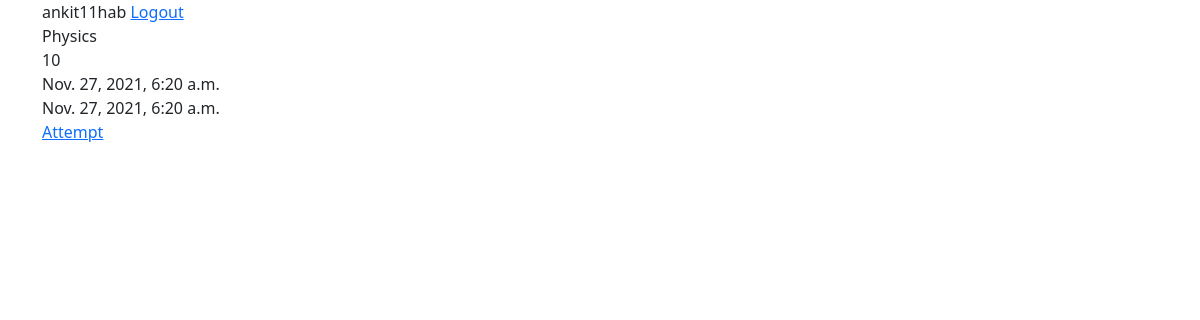
The page /question/4 (signed in) on the database as committed earlier.
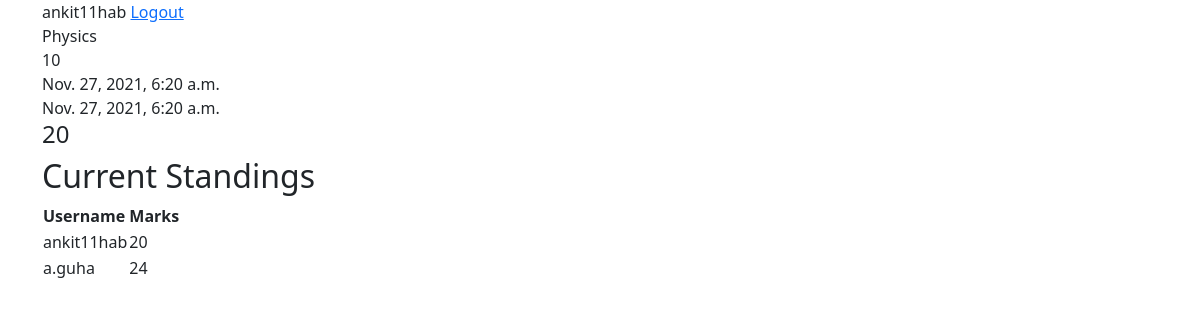
The same page on the database as committed later.
### base/models.py (models this page shows, shortened)
class Question(models.Model):
    title = models.CharField(max_length=200)
    classs = models.IntegerField()
    start_time = models.DateTimeField()
    end_time = models.DateTimeField()
    paper_file = models.FileField(upload_to ='uploads/')
    answer_key = models.CharField(max_length=200,default="")
    marks_per_question = models.IntegerField(default=4)

### users/models.py (models this page shows, shortened)
class Submission(models.Model):
    question = models.ForeignKey(Question, on_delete=models.CASCADE)
    submitted_answer = models.CharField(max_length=200)
    marks_obtd = models.IntegerField(default=0)
    submitted = models.BooleanField(default=False)
    user = models.ForeignKey(User, on_delete=models.CASCADE)

### base/views.py (the view)
# urls.py: path('question/<int:pk>', views.detail_view, name='question-detail'),
@login_required
def detail_view(request,pk):
    question = Question.objects.get(pk = pk)
    all_submissions = Submission.objects.filter(submitted=True)
    if Submission.objects.filter(question=question, user = request.user).first():
        submission = Submission.objects.filter(question=question, user = request.user).first()
    else:
        submission = Submission(question=question, submitted=False, submitted_answer = "", user = request.user)
        submission.save()
    return render(request, 'base/question_detail.html', {'question':question,'submission':submission,'all_submissions':all_submissions})

### base/templates/base/question_detail.html
{% extends 'base/base.html' %}
{% block content %}
{{ user.username }}
<a href="{% url 'logout' %}">Logout</a>
<div>{{ question.title }}</div>
<div>{{ question.classs }}</div>
<div>{{ question.start_time }}</div>
<div>{{ question.end_time }}</div>
{% if submission.submitted %}
    <h4>{{submission.marks_obtd}}</h4>
    <h2>Current Standings</h2>
    <table>
        <tr>
            <th>Username</th>
            <th>Marks</th>
        </tr>
        {% for curr_submission in all_submissions %}
        <tr>
            <td>{{ curr_submission.user.username }}</td>
            <td>{{ curr_submission.marks_obtd }}</td>
        </tr>
        {% endfor %}
    </table>
{% else %}
    <a href = "{% url 'answer-form' question.id %}">Attempt</a>
{% endif %}
{% endblock %}

### base/templates/base/base.html (shortened to what this page needs)
<!DOCTYPE html>
<html lang="en">
<head>
    <link href="https://cdn.jsdelivr.net/npm/bootstrap@5.0.2/dist/css/bootstrap.min.css" rel="stylesheet">
</head>
<body>
    <div class = "container">
        {% block content %} {% endblock %}
    </div>
</body>
</html>

Rows that differ between the two databases and show on the page:
now on this page (row edited): Submission: marks_obtd "20", user.username "ankit11hab"
changed Submission: submitted False → True (drawn)
added Submission: user.username "a.guha", marks_obtd "24"
Other text that changed with them:
text no longer shown: "Attempt"
text now shown: "Current Standings Username Marks"
